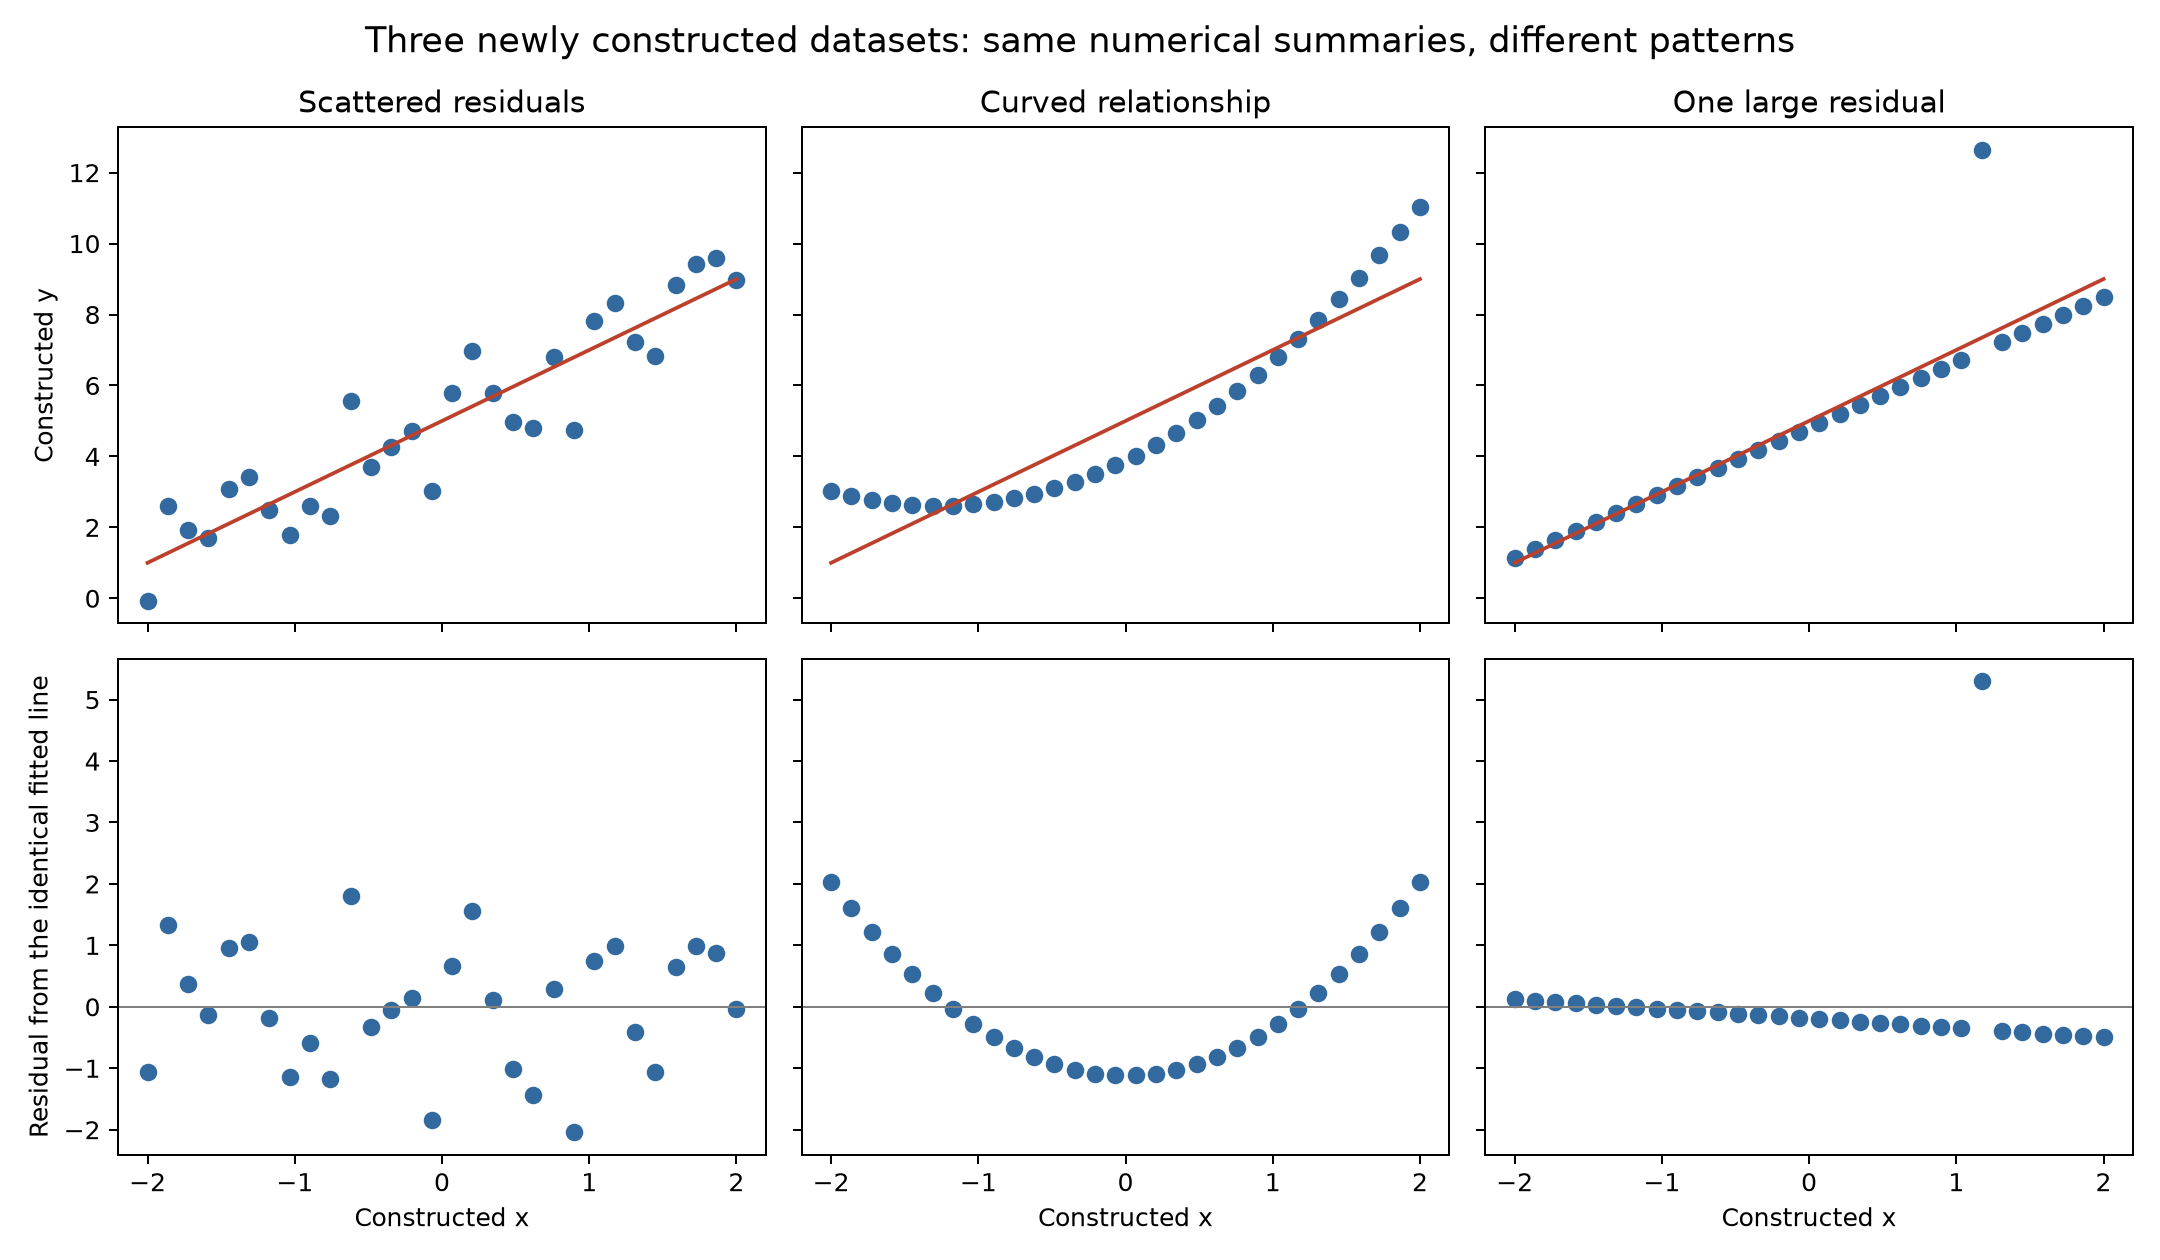

Generate this figure with Python:
import os
os.environ['MPLCONFIGDIR']='.mplcache'
import matplotlib
matplotlib.use('Agg')
import matplotlib.pyplot as plt
import numpy as np
import pandas as pd
import statsmodels.api as sm
import json
rng=np.random.default_rng(403116)
x=np.linspace(-2,2,30);X=np.column_stack([np.ones(len(x)),x]);Q=np.linalg.qr(X)[0]
spike=np.zeros(len(x));spike[23]=1
patterns={'Scattered residuals':rng.normal(size=len(x)),'Curved relationship':x*x,'One large residual':spike}
rows=[];data=[];fig,axes=plt.subplots(2,3,figsize=(12,7),sharex=True,sharey='row')
for j,(name,v) in enumerate(patterns.items()):
    residual=v-Q@(Q.T@v);residual*=np.sqrt(30)/np.linalg.norm(residual)
    y=5+2*x+residual;m=sm.OLS(y,X).fit()
    rows.append({'dataset':name,'n':30,'x_mean':float(x.mean()),'y_mean':float(y.mean()),'x_sample_variance':float(x.var(ddof=1)),'y_sample_variance':float(y.var(ddof=1)),'correlation':float(np.corrcoef(x,y)[0,1]),'intercept':float(m.params[0]),'slope':float(m.params[1]),'R_squared':float(m.rsquared),'SSE':float(m.ssr),'slope_SE':float(m.bse[1])})
    for i in range(30):data.append({'dataset':name,'row':i+1,'constructed_x':float(x[i]),'constructed_y':float(y[i]),'residual':float(residual[i])})
    axes[0,j].scatter(x,y,color='#326a9f');axes[0,j].plot(x,m.fittedvalues,color='#bc402b');axes[0,j].set_title(name)
    axes[1,j].scatter(x,m.resid,color='#326a9f');axes[1,j].axhline(0,color='gray',lw=.8);axes[1,j].set_xlabel('Constructed x')
axes[0,0].set_ylabel('Constructed y');axes[1,0].set_ylabel('Residual from the identical fitted line')
fig.suptitle('Three newly constructed datasets: same numerical summaries, different patterns',fontsize=14);fig.tight_layout();fig.savefig('same_summary_different_plots.png',dpi=180)
pd.DataFrame(data).to_csv('constructed_same_summary_datasets.csv',index=False);pd.DataFrame(rows).to_csv('same_summary_comparison.csv',index=False)
with open('same_summary_different_plots_results.json','w') as f:json.dump({'seed':403116,'construction':'Common x; y=5+2*x+residual. Each constructed residual vector is projected perpendicular to intercept and x, then scaled to squared length 30. All datasets constructed here; none is actual territory data.','summaries':rows},f,indent=2)
print(json.dumps(rows,indent=2))
